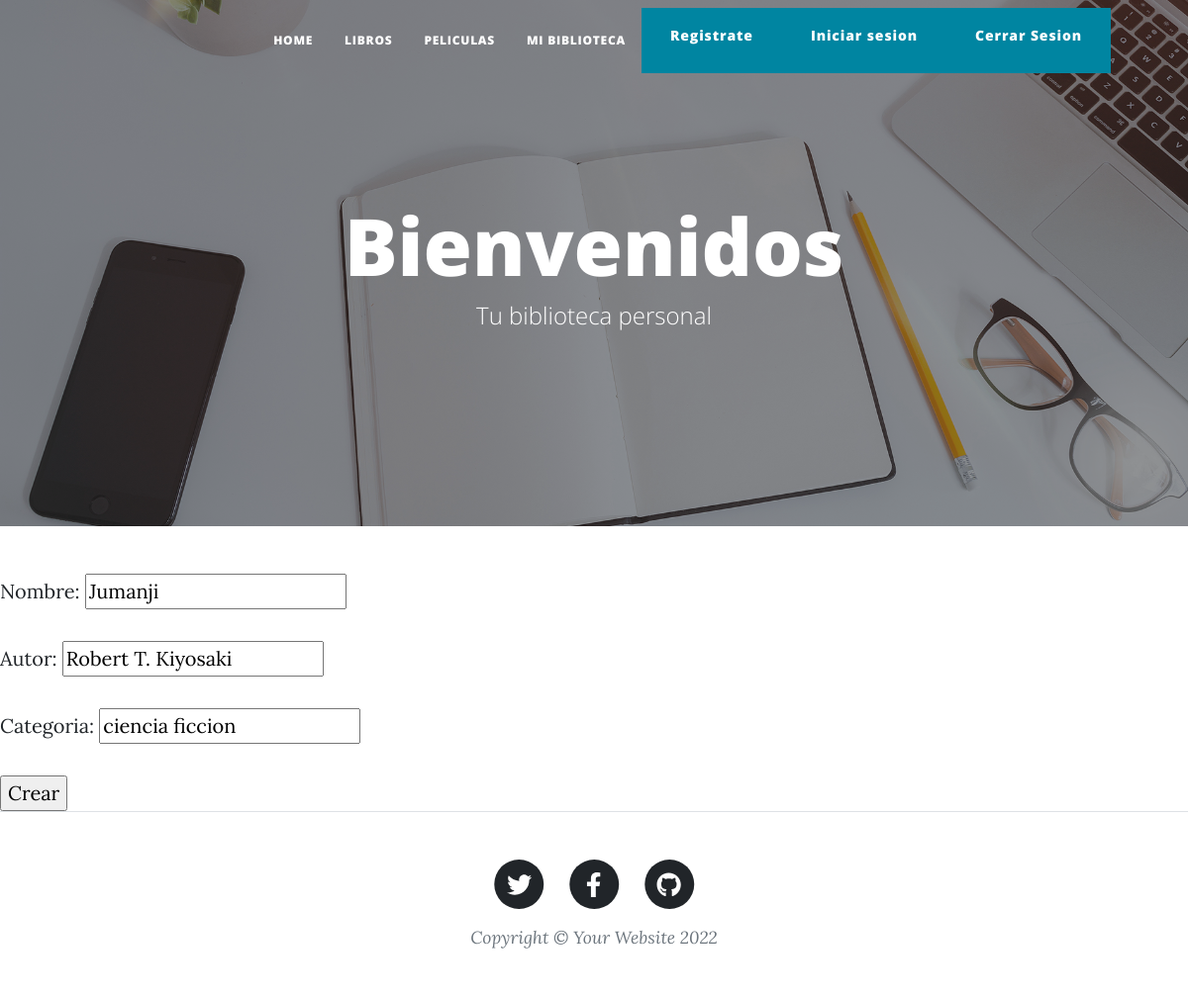
/libreria/libros/actualizar/10 (signed in), run on the app's committed database.
### libreria/models.py (models this page shows, shortened)
class libro(models.Model):
    nombre = models.CharField(max_length=100)
    autor = models.CharField(max_length=100)
    categoria = models.CharField(max_length=200)

### libreria/views.py (the view)
# urls.py: path("libros/actualizar/<pk>",LibrosUpdate.as_view(), name="actualizarlibro"),
class LibrosUpdate(LoginRequiredMixin, UpdateView):
    model = libro
    success_url = "/libreria/libros/"
    fields = ["nombre", "autor", "categoria"]

### libreria/templates/libreria/libro_form.html
{% extends 'libreria/base.html' %}
{% block contenido %}
<form method="post">{% csrf_token %}
    {{form.as_p}}
    <input type="submit" value="Crear">
</form>
{% endblock  %}

### data on the page
libro: nombre "Jumanji", autor "Robert T. Kiyosaki", categoria "ciencia ficcion"
